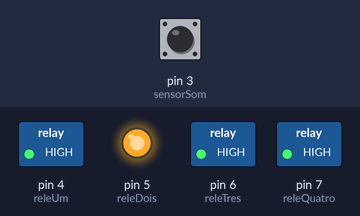
Bench run of a sketch on a simulated Arduino Uno, built with avr-gcc and run on an emulated ATmega328P. Parts: switched loads named in the sketch (green lamp = pin HIGH), output pins drawn as LEDs (lit = HIGH). Inputs (shaded band) come from the test bench; at power-on: pin 3 (sensorSom) HIGH.

Above: at 1.2 s.
1.3 s: pin 3 (sensorSom) pulsed LOW 2 times (0.12 s each, 0.3 s apart)
At 2.4 s:
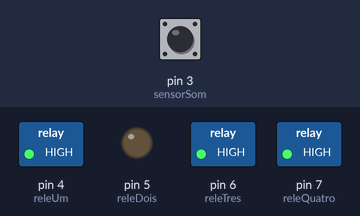
Timing chart, 0 to 4.3 s (numbered marks = the images above; inputs shaded):
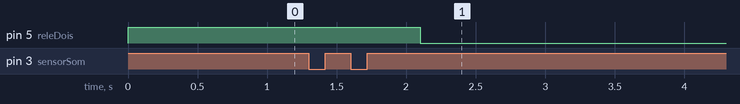

Measured:
- after the input at 1.3 s, pin 5 (releDois): HIGH → LOW after 0.80 s

The sketch:

Clap.ino
```cpp
/* ******************** Interruptor Clap Manual do Mundo ********************

   Criado por: Fernando A Souza
   Rev.: 01
   Data: 03.08.2019

   Guia de conexão:

   Arduino:
   SENSOR SOM OUT: Pino Digital 3
   RELÉ IN1: Pino Digital 4
   RELÉ IN2: Pino Digital 5
   RELÉ IN3: Pino Digital 6
   RELÉ IN4: Pino Digital 7

   Sensor de Som (Módulo LM393):
   GND: GDN Arduino
   VCC: 5V Arduino

   Módulo Relé:
   GND: GDN Arduino
   VCC: 5V Arduino

   OBS.:

   - Além das ligações com o Arduino também devem ser conectadas ao módulo relé as cargas que serão controladas por ele.
     A entrada acontece pelo borne central de cada relé e a saída pelos laterais, variando entre direita ou esquerda
     conforme a necessidade de ligar(normalmente aberto) ou desligar(normalmente fechado).
   - Observe o consumo de corrente dos aparelhos que serão controlados pelos relés, normalmente o limite deles varia de 10A até 15A.

 ***************************************************************************** */

/**************************** DEFINIÇÕES ************************************* */

// Os números associados a cada variável seguem o guia de conexões e representam as portas digitais usadas.
#define releUm 4
#define releDois 5
#define releTres 6
#define releQuatro 7
#define sensorSom 3

/***************************************************************************** */

/************************ VARIÁVEIS AUXILIARES ******************************* */

// Essas variáveis definem alguns parâmetros do programa e auxiliam na detecção e contagem das palmas.
int delayfinal = 100;       //Valor representa um tempo em milissegundos, esse tempo é aguardado pelo programa para que se inicie novamente o loop.
int duracaoPalma = 200;     //Valor representa um tempo em milissegundos, é o tempo que dura o som de uma palma, precisa ser calibrado entre 100 e 250.
int intervaloPalmas = 500;  //Valor representa um tempo em milissegundos, é o intervalo máximo permitido entre uma sequência de palmas.
int quantidadePalmas = 0;   //Quantidade de palmas registradas.
long momentoPalma = 0;      //Marcador usado para a detecção das palmas, será utilizado junto com a função millis.
long esperaPalmas = 0;      //Marcador usado para contagem dos intervalos de tempo, será utilizado junto com a função millis.

/***************************************************************************** */

/******************* CONFIGURAÇÕES INICIAIS DO CÓDIGO ************************ */

void setup() {

  // Definição da função de cada pino, se vão receber (INPUT) ou enviar (OUTPUT) informações.
  pinMode(sensorSom,INPUT);
  pinMode(releUm,OUTPUT);
  pinMode(releDois,OUTPUT);
  pinMode(releTres,OUTPUT);
  pinMode(releQuatro,OUTPUT);

  // Inicia todos os relés na posição na qual os contatos estão desligados. Nosso módulo
  //relé tem a lógica invertida HIGH desliga as portas, verifique se o usado por você também apresenta a mesma lógica.
  digitalWrite(releUm,HIGH);
  digitalWrite(releDois,HIGH);
  digitalWrite(releTres,HIGH);
  digitalWrite(releQuatro,HIGH);

}

/***************************************************************************** */

/********************* EXECUÇÃO DO CÓDIGO QUE SE REPETE ********************** */

void loop() {

  //Faz a leitura digital do sensor de som, quando este sensor detecta som ele desliga a porta de entrada, mudando seu estado para LOW e quando não detecta mantem em HIGH.
  int leituraSom = digitalRead(sensorSom);

  //Ações quando o sensor detectar som, ou seja, entrar em LOW.
  if (leituraSom == LOW) {

     //Marca o momento da palma, soma a quantidade de palmas e aguarda um intervalo para não marcar a mesma palma mais de uma vez.
     if (momentoPalma == 0) {
        momentoPalma = esperaPalmas = millis();
        quantidadePalmas = quantidadePalmas + 1;
     } else if ((millis() - momentoPalma) >= duracaoPalma) {
        momentoPalma = 0;
     }
  }

  //Verifica se nenhuma palma mais pode ser dada, e em seguida faz o acionamento dos relés conforme o número de palmas já registrado.
  if (((millis() - esperaPalmas) > intervaloPalmas) && (quantidadePalmas != 0)) {

    if(quantidadePalmas == 1){
       digitalWrite(releUm, !digitalRead(releUm));          //O sinal de exclamação inverte a condição do relé, se estava ligado será desligado e vice versa.
       }
    if(quantidadePalmas == 2){
       digitalWrite(releDois, !digitalRead(releDois));      //O sinal de exclamação inverte a condição do relé, se estava ligado será desligado e vice versa.
       }
    if(quantidadePalmas == 3){
       digitalWrite(releTres, !digitalRead(releTres));      //O sinal de exclamação inverte a condição do relé, se estava ligado será desligado e vice versa.
       }
    if(quantidadePalmas == 4){
       digitalWrite(releQuatro, !digitalRead(releQuatro));  //O sinal de exclamação inverte a condição do relé, se estava ligado será desligado e vice versa.
       }

     delay(delayfinal);     //Tempo de espera para continuar o programa, esse tempo é importante para evitar efeitos de possiveis detecções truncadas de ecos e reverberações no som.
     quantidadePalmas = 0;  //Retoma a condição inicial da quantidade de palmas.
   }

}

/***************************************************************************** */
```
